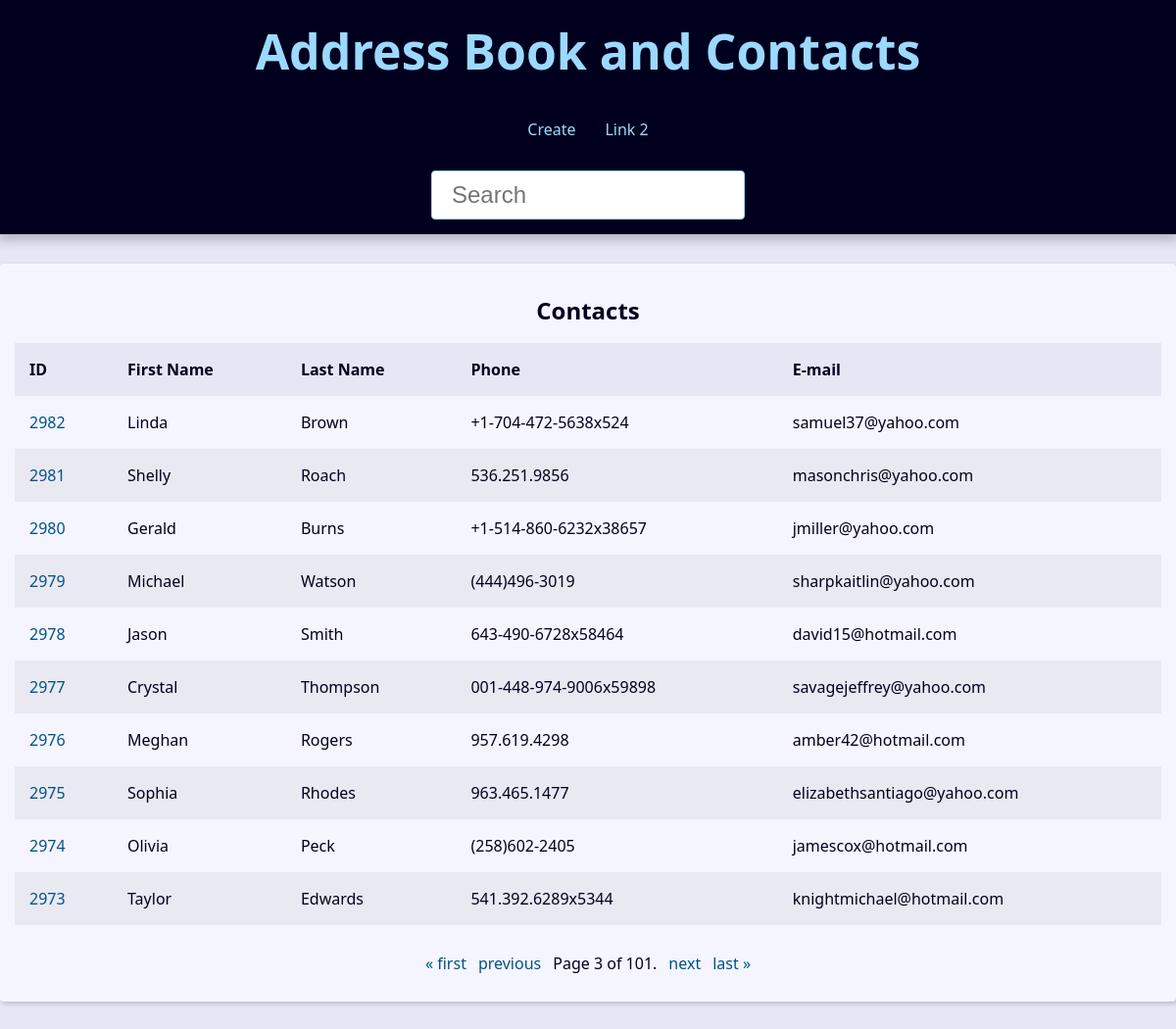
The app's page /?page=3&q= with its own data.
### contact/models.py (models this page shows, shortened)
class Contact(models.Model):
    first_name = models.CharField(max_length=50)
    last_name = models.CharField(max_length=50, blank=True)
    phone = models.CharField(max_length=50)
    email = models.EmailField(max_length=254, blank=True)
    created_date = models.DateTimeField(default=timezone.now)
    description = models.TextField(blank=True)
    show = models.BooleanField(default=True)
    picture = models.ImageField(blank=True, upload_to='pictures/%Y/%m/')
    category = models.ForeignKey(
        Category,
        on_delete=models.SET_NULL,
        blank=True, null=True
    )
    owner = models.ForeignKey(
        User,
        on_delete=models.SET_NULL,
        blank=True, null=True
    )

### contact/views/contact_views.py (the view)
# urls.py: path('', views.index, name='index'),
def index(request):
    contacts = Contact.objects \
        .filter(show=True)\
        .order_by('-id')
    paginator = Paginator(contacts, 10)
    page_number = request.GET.get("page")
    page_obj = paginator.get_page(page_number)
    context = {
        'page_obj': page_obj,
    }
    return render(
        request,
        'contact/index.html',
        context
    )

### contact/templates/contact/index.html
{% extends 'global/base.html' %}
{% block content %}
  {% if page_obj %}
    <div class="responsive-table">
      <table class="contacts-table">
        <caption class="table-caption ">
          Contacts
        </caption>
        <thead>
          <tr class="table-row table-row-header">
            <th class="table-header">ID</th>
            <th class="table-header">First Name</th>
            <th class="table-header">Last Name</th>
            <th class="table-header">Phone</th>
            <th class="table-header">E-mail</th>
          </tr>
        </thead>
        <tbody>
          {% for contact in page_obj %}
            <tr class="table-row">
              <td class="table-cel">
                <a
                  class="table-link"
                  href="{% url 'contact:contact' contact.id %}"
                >
                  {{ contact.id }}
                </a>
              </td>
              <td class="table-cel">
                {{ contact.first_name }}
              </td>
              <td class="table-cel">
                {{ contact.last_name }}
              </td>
              <td class="table-cel">
                {{ contact.phone }}
              </td>
              <td class="table-cel">
                {{ contact.email }}
              </td>
            </tr>
          {% endfor %}
        </tbody>
      </table>
    </div>
  {% else %}
    <div class="single-contact">
      <h1 class="single-contact-name">
        No contacts found.
      </h1>
    </div>
  {% endif %}
{% endblock content %}

### base_static/global/css/style.css (style rules this page uses)
:root { --spacing: 1.5rem; --link-dark-color: rgb(0, 83, 134); --link-light-color: rgb(156, 217, 255); --clr-white: rgb(245, 245, 255); --clr-black: rgb(0, 0, 30); --clr-light-gray: rgb(230, 230, 245); --clr-dark-shadow-5: rgba(0, 0, 10, 5%); --clr-dark-shadow-10: rgba(0, 0, 10, 10%); --clr-dark-shadow-20: rgba(0, 0, 10, 20%); --clr-light-shadow-5: rgba(200, 200, 255, 5%); --clr-light-shadow-10: rgba(200, 200, 255, 10%); --clr-light-shadow-20: rgba(200, 200, 255, 20%); --main-page-width: 120rem; --table-min-width: 60rem; --biggest-font-size: 5rem; --bigger-font-size: 4rem; --big-font-size: 3.2rem; --medium-font-size: 2.4rem; --small-font-size: 1.6rem; --smaller-font-size: 1.4rem; --smallest-font-size: 1.2rem; --transition-fast: 300ms; --transition-medium: 600ms; --transition-slow: 1s; --default-border-radius: 4px; }
*, *::before, *::after { margin: 0; padding: 0; box-sizing: border-box; }
html { font-size: 62.5%; }
body { font-family: system-ui, -apple-system, BlinkMacSystemFont, 'Segoe UI', Roboto, Oxygen, Ubuntu, Cantarell, 'Open Sans', 'Helvetica Neue', sans-serif; line-height: 1.5; font-size: var(--small-font-size); color: var(--clr-black); -webkit-font-smoothing: antialiased; background: var(--clr-light-gray); }
.responsive-table { width: 100%; overflow-x: auto; }
.contacts-table { width: 100%; min-width: var(--table-min-width); border-collapse: collapse; }
.table-caption { font-size: var(--medium-font-size); font-weight: bold; padding: var(--spacing); }
.table-row { text-align: left; text-overflow: ellipsis; transition: background-color var(--transition-fast) ease-in-out; }
.table-row:nth-of-type(2n) { background: var(--clr-dark-shadow-5); }
.table-row-header { background: var(--clr-light-gray); color: var(--clr-black); }
.table-cel, .table-header { padding: var(--spacing); }
.table-link { color: var(--link-dark-color); transition: color var(--transition-fast) ease-in-out; text-decoration: none; }

### records on screen
Contact: id "2982", first_name "Linda", last_name "Brown", phone "+1-704-472-5638x524", email "samuel37@yahoo.com"
Contact: id "2981", first_name "Shelly", last_name "Roach", phone "536.251.9856", email "masonchris@yahoo.com"
Contact: id "2980", first_name "Gerald", last_name "Burns", phone "+1-514-860-6232x38657", email "jmiller@yahoo.com"
Contact: id "2979", first_name "Michael", last_name "Watson", phone "(444)496-3019", email "sharpkaitlin@yahoo.com"
Contact: id "2978", first_name "Jason", last_name "Smith", phone "643-490-6728x58464", email "david15@hotmail.com"
Contact: id "2977", first_name "Crystal", last_name "Thompson", phone "001-448-974-9006x59898", email "savagejeffrey@yahoo.com"
Contact: id "2976", first_name "Meghan", last_name "Rogers", phone "957.619.4298", email "amber42@hotmail.com"
Contact: id "2975", first_name "Sophia", last_name "Rhodes", phone "963.465.1477", email "elizabethsantiago@yahoo.com"
Contact: id "2974", first_name "Olivia", last_name "Peck", phone "(258)602-2405", email "jamescox@hotmail.com"
Contact: id "2973", first_name "Taylor", last_name "Edwards", phone "541.392.6289x5344", email "knightmichael@hotmail.com"

### other values on screen
{{ page_obj.number }} "3"
{{ page_obj.paginator.num_pages }} "101"
